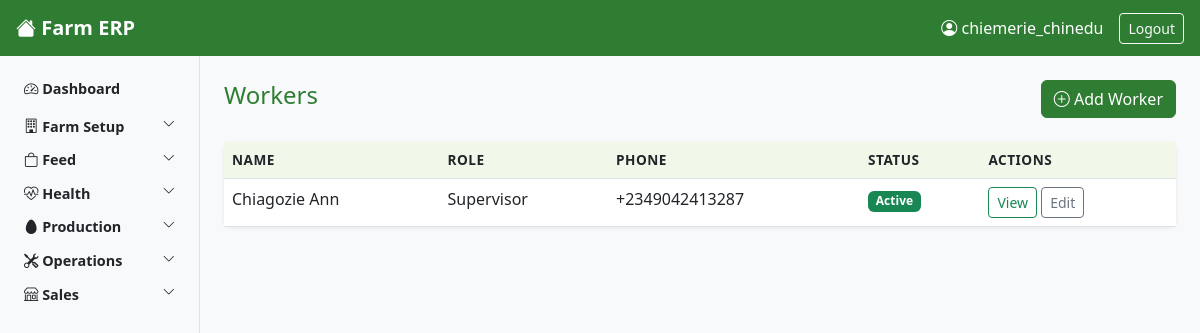
Before: /workers/ (signed in) with the older database file.
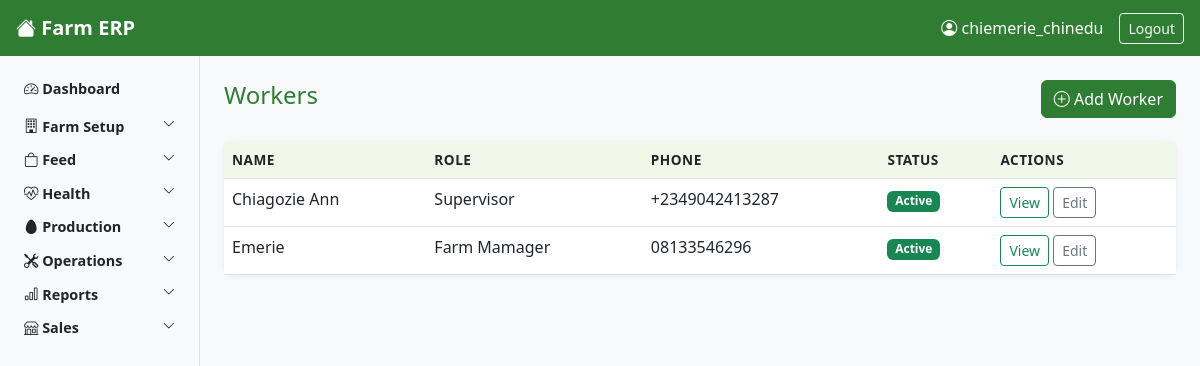
After: the same page with the newer database file.
### core/models.py (models this page shows, shortened)
class Worker(models.Model):
    ROLE_CHOICES = [
    ('pen_workers', 'Pen Worker'),
    ('supervisor', 'Supervisor'),
    ('store_keeper', 'Store Keeper'),
    ('manager', 'Farm Mamager'),
    ('general_manager', 'General Manager'),
    ('salesperson','Salesperson'),
    ('accountant', 'Accountant'),
    ('director', 'Director'),
    ]
    user = models.OneToOneField(
        User,
        on_delete=models.SET_NULL,
        null=True,
        blank=True,
        related_name='worker_profile'
    )
    full_name = models.CharField(max_length=100)
    role = models.CharField(max_length=50, choices = ROLE_CHOICES)
    phone = models.CharField()
    date_joined = models.DateField()
    is_active = models.BooleanField(default=True)

### core/views.py (the view)
# urls.py: path('workers/', views.WorkerListView.as_view(), name='worker-list'),
class WorkerListView(LoginRequiredMixin, ListView):
    model = Worker
    template_name = 'core/worker_list.html'
    context_object_name = 'workers'

### core/context_processors.py (called while the page is built, shortened)
def user_role_context(request):
    if request.user.is_authenticated:
        return get_user_context(request.user)

### core/permissions.py (called while the page is built)
def get_worker_role(user):
    try:
        return user.worker_profile.role
    except Exception:
        return None

def get_user_context(user):
    role = get_worker_role(user)
    return {
        'user_role': role,
        'is_pen_worker': role == 'pen_worker',
        'is_supervisor': role in ['supervisor', 'store_keeper'],
        'is_manager': role in ['manager', 'general_manager'],
        'is_director': role == 'director',
        'is_salesperson': role == 'salesperson',
        'is_accountant': role == 'accountant',
        'is_manager_or_above': role in ['manager', 'general_manager', 'director'],
        'is_supervisor_or_above': role in ['supervisor', 'store_keeper', 'manager',
                                            'general_manager', 'director'],
    }

### core/templates/core/worker_list.html (shortened to what this page needs)
{% extends 'core/base.html' %}
{% block content %}
<div class="d-flex justify-content-between align-items-center mb-4">
    <h4>Workers</h4>
    <a href="{% url 'worker-create' %}" class="btn btn-success">
        <i class="bi bi-plus-circle"></i> Add Worker
    </a>
</div>
<div class="card">
    <div class="card-body p-0">
        <div class="table-responsive">
        <table class="table table-hover mb-0">
            <thead>
                <tr>
                    <th>Name</th>
                    <th>Role</th>
                    <th>Phone</th>
                    <th>Status</th>
                    <th>Actions</th>
                </tr>
            </thead>
            <tbody>
                {% for worker in workers %}
                <tr>
                    <td>{{ worker.full_name }}</td>
                    <td>{{ worker.get_role_display }}</td>
                    <td>{{ worker.phone|default:"—" }}</td>
                    <td>
                        {% if worker.is_active %}
                            <span class="badge bg-success">Active</span>
                        {% else %}
                            <span class="badge bg-secondary">Inactive</span>
                        {% endif %}
                    </td>
                    <td>
                        <a href="{% url 'worker-detail' worker.pk %}" class="btn btn-sm btn-outline-success">View</a>
                        <a href="{% url 'worker-update' worker.pk %}" class="btn btn-sm btn-outline-secondary">Edit</a>
                    </td>
                </tr>
                {% empty %}
                <tr>
                    <td colspan="5" class="text-center text-muted py-4">No workers found.</td>
                </tr>
                {% endfor %}
            </tbody>
        </table>
        </div>
    </div>
</div>
{% endblock %}

### core/templates/core/base.html (shortened to what this page needs)
<!DOCTYPE html>
<html lang="en">
<head>
    <link href="https://cdn.jsdelivr.net/npm/bootstrap@5.3.0/dist/css/bootstrap.min.css" rel="stylesheet">
    <link href="https://cdn.jsdelivr.net/npm/bootstrap-icons@1.10.0/font/bootstrap-icons.css" rel="stylesheet">
    {% load static %}
    <link rel="stylesheet" href="{% static 'core/css/main.css' %}">
</head>
<body>
<nav class="navbar navbar-dark bg-success px-3">
    <div class="d-flex align-items-center">
        <a class="navbar-brand fw-bold" href="{% url 'dashboard' %}">
            <i class="bi bi-house-fill"></i> Farm ERP
        </a>
    </div>
    <div class="d-flex align-items-center text-white">
        <span class="me-3"><i class="bi bi-person-circle"></i> {{ request.user.username }}</span>
        <form method ="post" action="{% url 'logout' %}" class="d-inline">
         <button type="submit" class="btn btn-outline-light btn-sm">Logout</button>
        </form>
    </div>
</nav>
<div class="container-fluid">
    <div class="row">
        <nav class="col-md-2 d-none d-md-block bg-light sidebar py-3 min-vh-100">
            <ul class="nav flex-column">
                <li class="nav-item mb-1">
                    <a class="nav-link text-dark fw-bold" href="{% url 'dashboard' %}">
                        <i class="bi bi-speedometer2"></i> Dashboard
                    </a>
                </li>
                <li class="nav-item">
                    <a class="nav-link text-dark fw-semibold d-flex justify-content-between"
                    data-bs-toggle="collapse" href="#farmSetup" role="button">
                        <span><i class="bi bi-building"></i> Farm Setup</span>
                        <i class="bi bi-chevron-down small"></i>
                    </a>
                </li>
                <li class="nav-item">
                    <a class="nav-link text-dark fw-semibold d-flex justify-content-between"
                    data-bs-toggle="collapse" href="#feedSection" role="button">
                        <span><i class="bi bi-bag"></i> Feed</span>
                        <i class="bi bi-chevron-down small"></i>
                    </a>
                </li>
                <li class="nav-item">
                    <a class="nav-link text-dark fw-semibold d-flex justify-content-between"
                    data-bs-toggle="collapse" href="#healthSection" role="button">
                        <span><i class="bi bi-heart-pulse"></i> Health</span>
                        <i class="bi bi-chevron-down small"></i>
                    </a>
                </li>
                <li class="nav-item">
                    <a class="nav-link text-dark fw-semibold d-flex justify-content-between"
                    data-bs-toggle="collapse" href="#productionSection" role="button">
                        <span><i class="bi bi-egg-fill"></i> Production</span>
                        <i class="bi bi-chevron-down small"></i>
                    </a>
                </li>
                <li class="nav-item">
                    <a class="nav-link text-dark fw-semibold d-flex justify-content-between"
                    data-bs-toggle="collapse" href="#operationsSection" role="button">
                        <span><i class="bi bi-tools"></i> Operations</span>
                        <i class="bi bi-chevron-down small"></i>
                    </a>
                </li>
                {% if is_supervisor_or_above %}
                <li class="nav-item">
                    <a class="nav-link text-dark fw-semibold d-flex justify-content-between"
                    data-bs-toggle="collapse" href="#reportsSection" role="button">
                        <span><i class="bi bi-bar-chart"></i> Reports</span>
                        <i class="bi bi-chevron-down small"></i>
                    </a>
                </li>
                {% endif %}
                <li class="nav-item">
                    <a class="nav-link text-dark fw-semibold d-flex justify-content-between"
                    data-bs-toggle="collapse" href="#salesSection" role="button">
                        <span><i class="bi bi-shop"></i> Sales</span>
                        <i class="bi bi-chevron-down small"></i>
                    </a>
                </li>
            </ul>
        </nav>
        <main class="col-12 col-md-10 px-4 py-4">
            {% block content %}
            {% endblock %}
        </main>
    </div>
</div>
</body>
</html>

### core/templates/core/css/main.css (style rules this page uses)
body { font-family: 'Segoe UI', sans-serif; background-color: #f8f9fa; }
.sidebar { position: sticky; top: 0; height: 100vh; overflow-y: auto; border-right: 1px solid #dee2e6; }
.sidebar .nav-link { padding: 6px 12px; border-radius: 4px; font-size: 0.9rem; }
.card { border: none; box-shadow: 0 1px 4px rgba(0,0,0,0.08); border-radius: 8px; }
.table th { background-color: #f1f8e9; font-size: 0.85rem; text-transform: uppercase; letter-spacing: 0.5px; }
.btn-success { background-color: #2e7d32; border-color: #2e7d32; }
.navbar { background-color: #2e7d32 !important; }
h4, h5 { color: #2e7d32; }
main { transition: margin-left 0.3s ease; }

Changed rows visible on the page:
added Worker: full_name "Emerie", role "Farm Mamager", phone "08133546296", is_active "Active"
Other visible differences:
text now shown: "Reports"
